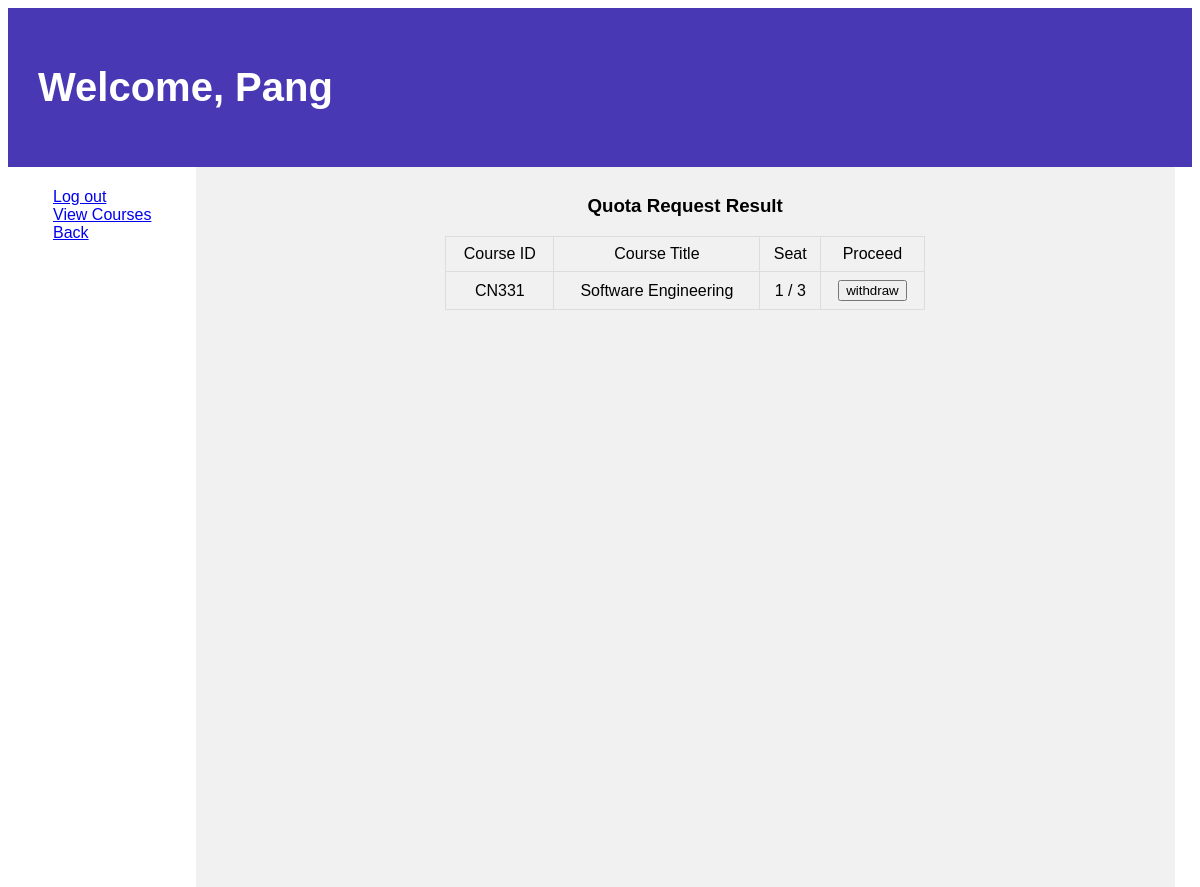
Page /quota/ (signed in) on the committed database.
### courses/models.py (models this page shows, shortened)
class Course(models.Model):
    c_id = models.CharField(max_length=5, unique=True, default="CN000")
    title = models.CharField(max_length=64, null=True, blank=True)
    semmester = models.IntegerField(null=True, blank=True)
    year = models.IntegerField(null=True, blank=True)
    seat_count = models.IntegerField(default=0, null=True, blank=True)
    max_seat = models.IntegerField(null=True, blank=True)
    quota = models.BooleanField(default=True)
    attend = models.ManyToManyField(User, blank=True)

### students/views.py (the view)
# urls.py: path('quota/', views.quota, name='quota'),
def quota(request):
    course = Course.objects.all()
    User = get_user_model()
    users = User.objects.all()
    return render(request, "students/quota.html", {
        "course": course,
        "User" : users
    })

### students/templates/students/quota.html (shortened to what this page needs)
{% extends 'students/layout.html' %}
{% block body %}
<header>
  <h1> Welcome, {{ request.user.first_name }}</h1>
</header>
<section>
  <nav>
    <ul>
      <a href="{% url 'logout' %}">Log out</a>
      <br>
      <a href="{% url 'c_index' %}">View Courses</a>
      <br>
      <a href="{% url 'index' %}">Back</a>
    </ul>
  </nav>
  <article>
    <h3 align="center">Quota Request Result</h3>
    <table style="width:50%" align="center">
          <thead>
              <tr align="center">
                  <td>Course ID</td>
                  <td>Course Title</td>
                  <td>Seat</td>
                  <td>Proceed</td>
              </tr>
          </thead>
          {% for class in course %}
          {% if request.user in class.attend.all %}
          <tbody>
              <tr align="center">
                  <td>{{ class.c_id }}</td>
                  <td>{{ class.title }}</td>
                  <td>{{ class.seat_count }} / {{class.max_seat}}</td>
                  <td><form action="{% url 'cancel' class.id %}" method="POST">
                  <input type="submit" value="withdraw">
                </td>
              </tr>
          </tbody>
          {% endif%}
          {% endfor %}
    </table>
  </article>
</section>
{% endblock %}

### students/templates/students/quota.html (style rules this page uses)
body { font-family: Arial, Helvetica, sans-serif; }
header { background-color: rgb(72, 56, 179); padding: 30px; text-align: left; font-size: 20px; color: white; }
nav { float: left; width: 15%; height: 700px; background: rgb(255, 255, 255); padding: 5px; }
article { float: left; padding:10px; width: 81%; background-color: #f1f1f1; height: 700px; }
table { font-family: arial, sans-serif; border-collapse: collapse; width: 100%; }
td, th { border: 1px solid #dddddd; padding: 8px; }

### rows in the picture
Course: c_id "CN331", title "Software Engineering", seat_count "1", max_seat "3"

### other values in the picture
{{ request.user.first_name }} "Pang"
